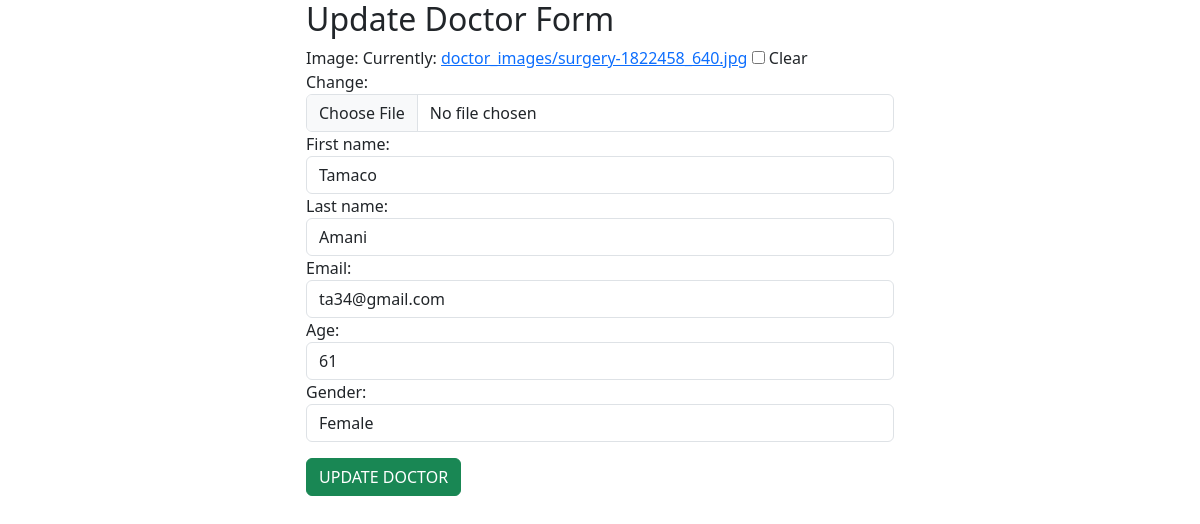
The app's page /patient/updatedoctor/7/ with its own data.
### patient/models.py (models this page shows, shortened)
class Doctor(models.Model):
    image = models.ImageField(upload_to='doctor_images/', blank=True)
    first_name = models.CharField(max_length=20)
    last_name = models.CharField(max_length=20)
    email = models.EmailField()
    age = models.IntegerField()
    gender = models.CharField(max_length=20)

### patient/views.py (the view)
# urls.py: path('updatedoctor/<int:id>/',views.updatedoctor,name='updatedoctor'),
def updatedoctor(request,id):
    doctor = get_object_or_404(Doctor, id=id)
    if request.method == "POST":
        form = DoctorForm(request.POST, instance=doctor)
        if form.is_valid():
            form.save()
            return redirect('doctorlist')
    else:
        form = DoctorForm(instance=doctor)
    return render(request, 'updatedoctor.html', {'form': form,'doctor': doctor})

### patient/forms.py
class DoctorForm(forms.ModelForm):
    class Meta:
        model = Doctor
        fields = '__all__'
        widgets = {
            'image': forms.ClearableFileInput(
                attrs={'class': 'form-control',
                       'accept': 'image/*',
                       'title':'Select an Image'}
            ),
            'first_name': forms.TextInput(attrs={'class': 'form-control','placeholder': 'Enter your first name'}),
            'last_name': forms.TextInput(attrs={'class': 'form-control','placeholder': 'Enter your last name'}),
            'email': forms.EmailInput(attrs={'class': 'form-control','placeholder': 'Enter your email'}),
            'age': forms.NumberInput(attrs={'class': 'form-control','placeholder': 'Enter your age'}),
            'gender': forms.TextInput(attrs={'class': 'form-control','placeholder': 'Enter your gender'}),
        }

### patient/templates/updatedoctor.html (shortened to what this page needs)
{% extends "base.html" %}
{% block content %}
<div class="row">
    <div class="col-md-3"></div>
    <div class="col-md-6">
     <h2>Update Doctor Form</h2>
<form action="" method="POST">
    {{ form }}
    <button type="submit" class="btn btn-success mt-3">UPDATE DOCTOR
    </div>
    <div class="col-md-3"></div>
</div>
{% endblock %}

### records on screen
Doctor: first_name "Tamaco", last_name "Amani", email "ta34@gmail.com", age "61", gender "Female"
